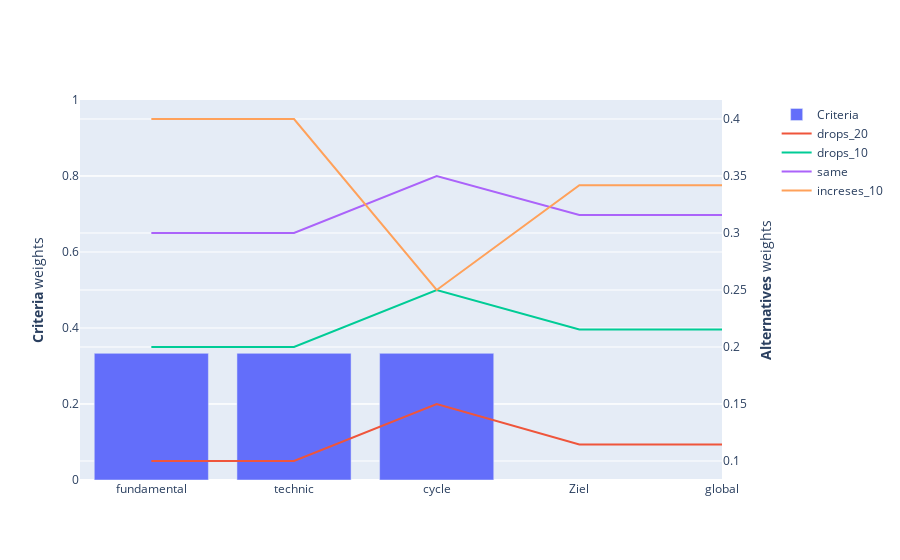

Notebook code cell kept with this figure:
### Code cell
vykonannya(data, criterion_weights, global_weights)

### Figure 1 — Plotly figure (JSON) as saved in the notebook; plotly's stock layout.template omitted (floating-point values rounded to 4 significant figures)
{"data": [{"name": "Criteria", "type": "bar", "x": ["fundamental", "technic", "cycle"], "xaxis": "x", "y": [0.3333, 0.3333, 0.3333], "yaxis": "y"}, {"mode": "lines", "name": "drops_20", "type": "scatter", "x": ["fundamental", "technic", "cycle", "Ziel", "global"], "xaxis": "x", "y": [0.1, 0.1, 0.15, 0.1145, 0.1145], "yaxis": "y2"}, {"mode": "lines", "name": "drops_10", "type": "scatter", "x": ["fundamental", "technic", "cycle", "Ziel", "global"], "xaxis": "x", "y": [0.2, 0.2, 0.25, 0.2154, 0.2154], "yaxis": "y2"}, {"mode": "lines", "name": "same", "type": "scatter", "x": ["fundamental", "technic", "cycle", "Ziel", "global"], "xaxis": "x", "y": [0.3, 0.3, 0.35, 0.3158, 0.3158], "yaxis": "y2"}, {"mode": "lines", "name": "increses_10", "type": "scatter", "x": ["fundamental", "technic", "cycle", "Ziel", "global"], "xaxis": "x", "y": [0.4, 0.4, 0.25, 0.342, 0.342], "yaxis": "y2"}], "layout": {"xaxis": {"anchor": "y", "domain": [0, 0.94]}, "yaxis": {"anchor": "x", "domain": [0, 1], "range": [0, 1], "title": {"text": "<b>Criteria</b> weights"}}, "yaxis2": {"anchor": "x", "overlaying": "y", "side": "right", "title": {"text": "<b>Alternatives</b> weights"}}}}
